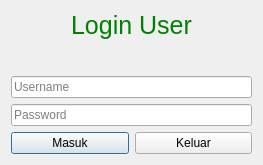
<?xml version="1.0" encoding="UTF-8"?>
<ui version="4.0">
 <class>LoginWindow</class>
 <widget class="QDialog" name="LoginWindow">
  <property name="geometry">
   <rect>
    <x>0</x>
    <y>0</y>
    <width>263</width>
    <height>165</height>
   </rect>
  </property>
  <property name="windowTitle">
   <string>Login User</string>
  </property>
  <property name="windowIcon">
   <iconset resource="glypticon.qrc">
    <normaloff>:/glypticon/glyphicons_203_lock.png</normaloff>:/glypticon/glyphicons_203_lock.png</iconset>
  </property>
  <layout class="QVBoxLayout" name="verticalLayout_2">
   <item>
    <widget class="QLabel" name="label">
     <property name="styleSheet">
      <string notr="true">color: green;
font-size: 25px;
font-family: arial;
s</string>
     </property>
     <property name="frameShadow">
      <enum>QFrame::Plain</enum>
     </property>
     <property name="text">
      <string>Login User</string>
     </property>
     <property name="alignment">
      <set>Qt::AlignCenter</set>
     </property>
     <property name="wordWrap">
      <bool>false</bool>
     </property>
    </widget>
   </item>
   <item>
    <spacer name="verticalSpacer">
     <property name="orientation">
      <enum>Qt::Vertical</enum>
     </property>
     <property name="sizeHint" stdset="0">
      <size>
       <width>20</width>
       <height>40</height>
      </size>
     </property>
    </spacer>
   </item>
   <item>
    <layout class="QVBoxLayout" name="verticalLayout">
     <item>
      <widget class="QLineEdit" name="logUser">
       <property name="text">
        <string/>
       </property>
       <property name="placeholderText">
        <string>Username</string>
       </property>
      </widget>
     </item>
     <item>
      <widget class="QLineEdit" name="logPwd">
       <property name="text">
        <string/>
       </property>
       <property name="echoMode">
        <enum>QLineEdit::Password</enum>
       </property>
       <property name="placeholderText">
        <string>Password</string>
       </property>
      </widget>
     </item>
    </layout>
   </item>
   <item>
    <layout class="QHBoxLayout" name="horizontalLayout">
     <item>
      <widget class="QPushButton" name="logMasuk">
       <property name="text">
        <string>Masuk</string>
       </property>
      </widget>
     </item>
     <item>
      <widget class="QPushButton" name="logKeluar">
       <property name="text">
        <string>Keluar</string>
       </property>
      </widget>
     </item>
    </layout>
   </item>
  </layout>
 </widget>
 <resources>
  <include location="glypticon.qrc"/>
 </resources>
 <connections/>
</ui>
